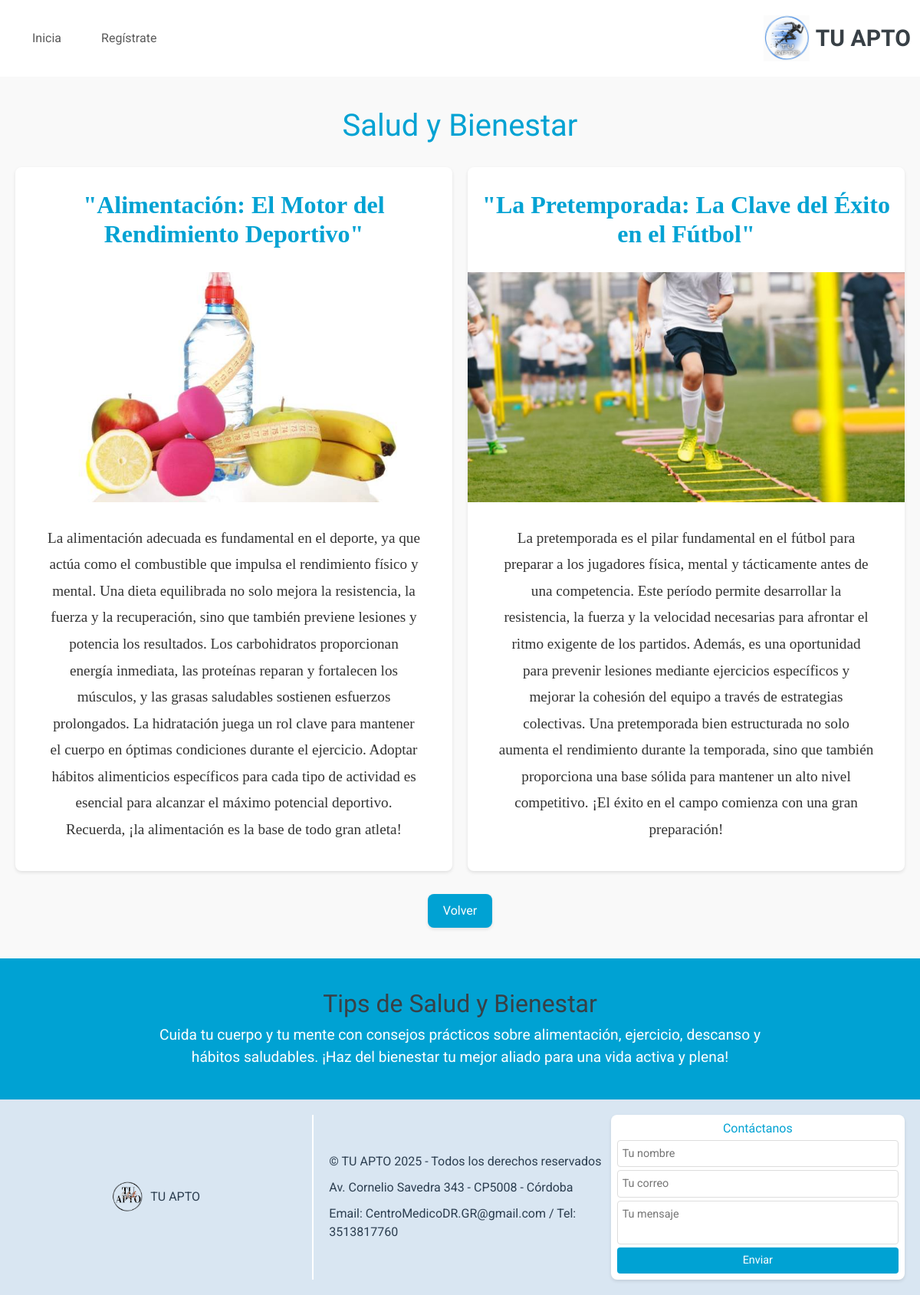
Screenshot of /InfoNovedades/SaludBienestar/ with the database file from the repository.
### InfoNovedades/models.py (models this page shows, shortened)
class VerSaludBienestar(models.Model):
    titulo = models.CharField(max_length=200)
    descripcion = models.TextField()
    imagen = models.ImageField(upload_to='media/salud_bienestar')
    fecha_creacion = models.DateTimeField(auto_now_add=True)  # Fecha automática al crear

### InfoNovedades/views.py (the view)
# urls.py: path('SaludBienestar/', views.salud_bienestar, name='salud_bienestar'),  # Ruta para salud y bienestar
def salud_bienestar(request):
    salud_bienestar_list = VerSaludBienestar.objects.all()
    return render(request, 'novedades/salud_bienestar.html' ,{"salud_bienestar": salud_bienestar_list})

### InfoNovedades/templates/novedades/salud_bienestar.html (shortened to what this page needs)
{% extends 'core/base.html' %}
{% load static %}
{% block content %}
<div style="padding: 40px 20px; background-color: #f9f9f9;">
    <div style="max-width: 1200px; margin: 0 auto;">
        <h1 style="text-align: center; color: #00a2d3; font-size: 2.5rem; margin-bottom: 30px;">Salud y Bienestar</h1>
        <div style="display: grid; grid-template-columns: repeat(auto-fit, minmax(300px, 1fr)); gap: 20px;">
            {% for salud in salud_bienestar %}
            <div style="background-color: #fff; border-radius: 8px; box-shadow: 0 2px 4px rgba(0, 0, 0, 0.1); overflow: hidden;">
                <h2 style="font-family: Nunito Sans; color: #00a2d3; font-weight: bold; text-align: center; margin: 30px 0 30px 0;">{{ salud.titulo }}</h2>
                <img src="{{ salud.imagen.url }}" alt="{{ salud.titulo }}" style="width: 100%; height: 300px; object-fit: cover;">
                <div style="padding: 20px;">
                    <p style="font-family: Nunito Sans; font-size: 1.2rem; line-height: 1.8; text-align: center; color: #333; padding: 0 20px;">
                        {{ salud.descripcion }}
                    </p>
                </div>
            </div>
            {% endfor %}
        </div>
        <div style="text-align: center; margin-top: 30px;">
            <a href="{% url 'home' %}" style="display: inline-block; background-color: #00a2d3; color: white; padding: 10px 20px; font-size: 1rem; border-radius: 8px; text-decoration: none; box-shadow: 0 2px 4px rgba(0, 0, 0, 0.1);">
                Volver
            </a>
        </div>
    </div>
</div>
{% endblock %}
{% block landingPage %}
<div style="background-color: #00a2d3; padding: 40px; color: white; text-align: center;">
    <h2 style="font-size: 2rem;">Tips de Salud y Bienestar</h2>
    <p style="font-size: 1.2rem; max-width: 800px; margin: 0 auto;">
        Cuida tu cuerpo y tu mente con consejos prácticos sobre alimentación, ejercicio, descanso y hábitos saludables. ¡Haz del bienestar tu mejor aliado para una vida activa y plena!
    </p>
</div>
{% endblock %}
{% block footer %}
<footer id="footer" style="display: flex; flex-wrap: wrap; justify-content: space-between; padding: 20px; background-color: #d9e6f2; color:#2c3e50;">
    <div style="flex: 1; display: flex; align-items: center; justify-content: center; margin-right: 20px;">
        <img src="{% static 'core/img/tuapto.png' %}" alt="Logo TU APTO" style="height: 40px; margin-right: 10px;">
        <p style="margin: 0; text-align: center;">TU APTO</p>
    </div>
    <div style="flex: 1; border-left: 2px solid #fff; padding-left: 20px; display: flex; flex-direction: column; justify-content: center;">
        <p style="margin: 5px 0;">© TU APTO 2025 - Todos los derechos reservados</p>
        <p style="margin: 5px 0;">Av. Cornelio Savedra 343 - CP5008 - Córdoba</p>
        <p style="margin: 5px 0;">Email: CentroMedicoDR.GR@gmail.com / Tel: 3513817760</p>
    </div>
    <div style="flex: 1; padding: 8px; background-color: #fff; border-radius: 8px; box-shadow: 0 2px 4px rgba(0, 0, 0, 0.1); max-width: 400px; margin: 0 auto;">
        <h4 style="color: #00a2d3; text-align: center; margin-bottom: 6px; font-size: 1rem;">Contáctanos</h4>
        <form action="#" method="POST" style="display: flex; flex-direction: column; gap: 4px;">
            <input type="text" name="nombre" placeholder="Tu nombre" required
                style="padding: 6px; font-size: 0.9rem; border: 1px solid #ddd; border-radius: 4px;">
            <input type="email" name="email" placeholder="Tu correo" required
                style="padding: 6px; font-size: 0.9rem; border: 1px solid #ddd; border-radius: 4px;">
            <textarea name="mensaje" placeholder="Tu mensaje" rows="2" required
                style="padding: 6px; font-size: 0.9rem; border: 1px solid #ddd; border-radius: 4px; resize: none;"></textarea>
            <button type="submit"
                style="background-color: #00a2d3; color: white; border: none; padding: 6px; border-radius: 4px; font-size: 0.9rem; cursor: pointer;">
                Enviar
            </button>
        </form>
    </div>
</footer>
{% endblock %}

### core/static/core/css/main.css (style rules this page uses)
:root { --default-font: "Roboto", system-ui, -apple-system, "Segoe UI", Roboto, "Helvetica Neue", Arial, "Noto Sans", "Liberation Sans", sans-serif, "Apple Color Emoji", "Segoe UI Emoji", "Segoe UI Symbol", "Noto Color Emoji"; --heading-font: "Raleway", sans-serif; --nav-font: "Poppins", sans-serif; }
:root { --background-color: #ffffff; --default-color: #444444; --heading-color: #384046; --accent-color: #3498db; --surface-color: #ffffff; --contrast-color: #ffffff; }
:root { --nav-color: #444444; --nav-hover-color: #3498db; --nav-mobile-background-color: #ffffff; --nav-dropdown-background-color: #ffffff; --nav-dropdown-color: #444444; --nav-dropdown-hover-color: #3498db; }
:root { scroll-behavior: smooth; }
body { color: var(--default-color); background-color: var(--background-color); font-family: var(--default-font); }
a { color: var(--accent-color); text-decoration: none; transition: 0.3s; }
h1, h2, h3, h4, h5, h6 { color: var(--heading-color); font-family: var(--heading-font); }

### rows the page displays
VerSaludBienestar: titulo "\"Alimentación: El Motor del Rendimiento Deportivo\"", imagen (picture), descripcion "La alimentación adecuada es fundamental en el deporte, ya que actúa como el combustible que impulsa el rendimiento físico y mental. Una dieta equilibrada no solo mejora la resistencia, la fuerza y la recuperación, sino que también previene lesiones y potencia los resultados. Los carbohidratos proporcionan energía inmediata, las proteínas reparan y fortalecen los músculos, y las grasas saludables sostienen esfuerzos prolongados. La hidratación juega un rol clave para mantener el cuerpo en óptimas condiciones durante el ejercicio. Adoptar hábitos alimenticios específicos para cada tipo de actividad es esencial para alcanzar el máximo potencial deportivo. Recuerda, ¡la alimentación es la base…"
VerSaludBienestar: titulo "\"La Pretemporada: La Clave del Éxito en el Fútbol\"", imagen (picture), descripcion "La pretemporada es el pilar fundamental en el fútbol para preparar a los jugadores física, mental y tácticamente antes de una competencia. Este período permite desarrollar la resistencia, la fuerza y la velocidad necesarias para afrontar el ritmo exigente de los partidos. Además, es una oportunidad para prevenir lesiones mediante ejercicios específicos y mejorar la cohesión del equipo a través de estrategias colectivas. Una pretemporada bien estructurada no solo aumenta el rendimiento durante la temporada, sino que también proporciona una base sólida para mantener un alto nivel competitivo. ¡El éxito en el campo comienza con una gran preparación!"
